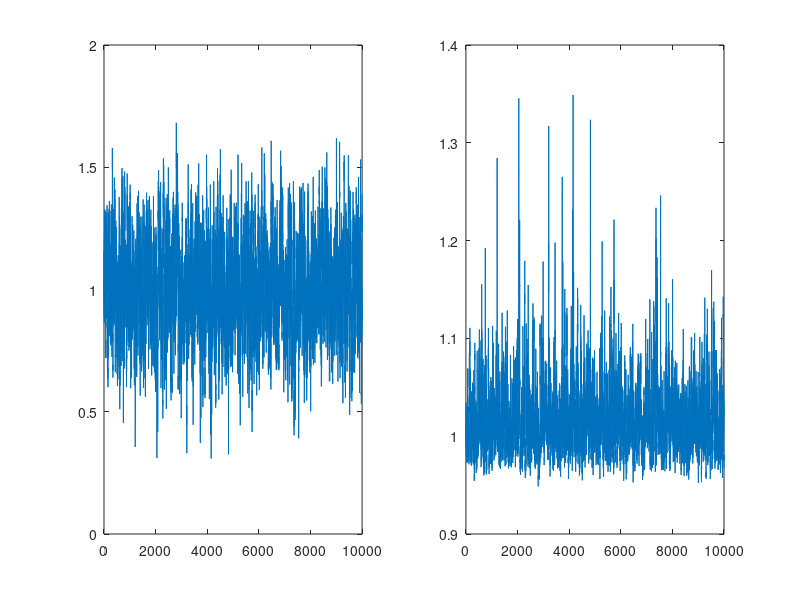

This chart was generated by the following MATLAB code:
% Course: Bayesian Techniques in Macroeconomics (2026-2027)
% Instructor: Gauthier Vermandel
% Institution: Universite Paris-Dauphine PSL
%
T=10000;
e = .1*[0;randn(T,1)];
rho = .85;
beta=.99;

y=zeros(size(e));
r=zeros(size(e));
y(1) = 1;
r(1) = 1/beta;
for t = 2:(T+1)
	y(t) = 1-rho+rho*y(t-1) + e(t);
	r(t) = (1-rho+rho*y(t))/(beta*y(t));
end

figure;
subplot(1,2,1)
plot(1:T,y(2:end)')
subplot(1,2,2)
plot(1:T,r(2:end)')
